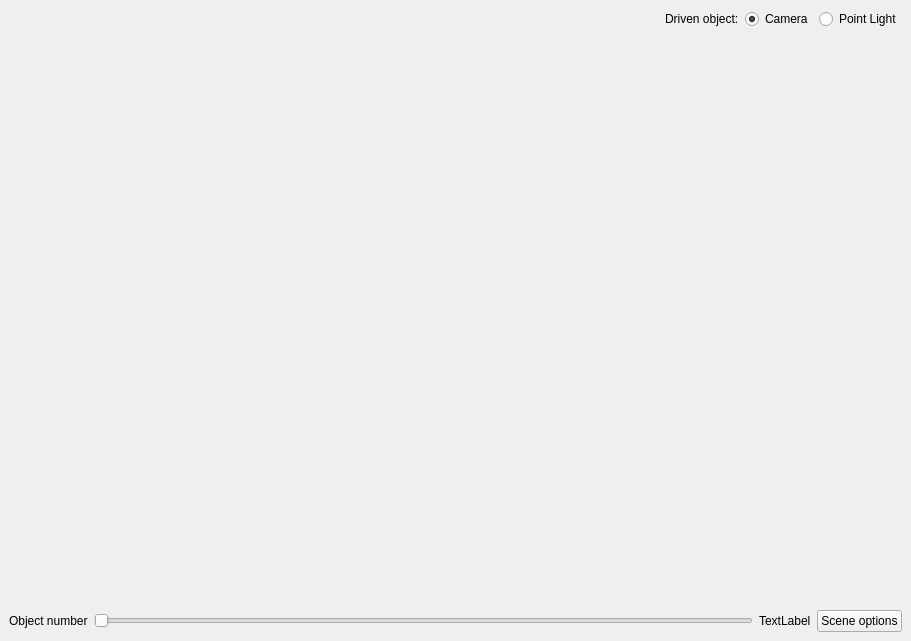
<?xml version="1.0" encoding="UTF-8"?>
<ui version="4.0">
 <class>MainWindow</class>
 <widget class="QMainWindow" name="MainWindow">
  <property name="geometry">
   <rect>
    <x>0</x>
    <y>0</y>
    <width>911</width>
    <height>641</height>
   </rect>
  </property>
  <property name="minimumSize">
   <size>
    <width>640</width>
    <height>640</height>
   </size>
  </property>
  <property name="windowTitle">
   <string>MainWindow</string>
  </property>
  <widget class="QWidget" name="centralwidget">
   <property name="styleSheet">
    <string notr="true">QPushButton{}</string>
   </property>
   <layout class="QVBoxLayout" name="verticalLayout">
    <item>
     <layout class="QHBoxLayout" name="horizontalLayout_4">
      <item>
       <spacer name="horizontalSpacer">
        <property name="orientation">
         <enum>Qt::Horizontal</enum>
        </property>
        <property name="sizeHint" stdset="0">
         <size>
          <width>40</width>
          <height>20</height>
         </size>
        </property>
       </spacer>
      </item>
      <item>
       <widget class="QLabel" name="label_3">
        <property name="text">
         <string>Driven object:</string>
        </property>
       </widget>
      </item>
      <item>
       <layout class="QHBoxLayout" name="horizontalLayout_3">
        <item>
         <widget class="QRadioButton" name="CameraButton">
          <property name="text">
           <string>Camera</string>
          </property>
          <property name="checked">
           <bool>true</bool>
          </property>
         </widget>
        </item>
        <item>
         <widget class="QRadioButton" name="radioButton_2">
          <property name="text">
           <string>Point Light</string>
          </property>
         </widget>
        </item>
       </layout>
      </item>
     </layout>
    </item>
    <item>
     <widget class="SceneWidget" name="Scene" native="true">
      <property name="sizePolicy">
       <sizepolicy hsizetype="Expanding" vsizetype="Expanding">
        <horstretch>0</horstretch>
        <verstretch>0</verstretch>
       </sizepolicy>
      </property>
      <property name="minimumSize">
       <size>
        <width>640</width>
        <height>480</height>
       </size>
      </property>
      <property name="focusPolicy">
       <enum>Qt::StrongFocus</enum>
      </property>
     </widget>
    </item>
    <item>
     <layout class="QHBoxLayout" name="horizontalLayout">
      <item>
       <widget class="QLabel" name="label_2">
        <property name="text">
         <string>Object number</string>
        </property>
       </widget>
      </item>
      <item>
       <widget class="QSlider" name="horizontalSlider">
        <property name="orientation">
         <enum>Qt::Horizontal</enum>
        </property>
       </widget>
      </item>
      <item>
       <widget class="QLabel" name="label">
        <property name="text">
         <string>TextLabel</string>
        </property>
       </widget>
      </item>
      <item>
       <widget class="QPushButton" name="SceneOptionsButton">
        <property name="text">
         <string>Scene options</string>
        </property>
       </widget>
      </item>
     </layout>
    </item>
   </layout>
  </widget>
 </widget>
 <customwidgets>
  <customwidget>
   <class>SceneWidget</class>
   <extends>QWidget</extends>
   <header>scenewidget.hpp</header>
   <container>1</container>
   <slots>
    <slot>callOptionsDialog()</slot>
    <slot>selectCamera()</slot>
    <slot>selectPointLight()</slot>
   </slots>
  </customwidget>
 </customwidgets>
 <resources/>
 <connections>
  <connection>
   <sender>CameraButton</sender>
   <signal>clicked()</signal>
   <receiver>Scene</receiver>
   <slot>selectCamera()</slot>
   <hints>
    <hint type="sourcelabel">
     <x>763</x>
     <y>26</y>
    </hint>
    <hint type="destinationlabel">
     <x>724</x>
     <y>147</y>
    </hint>
   </hints>
  </connection>
  <connection>
   <sender>radioButton_2</sender>
   <signal>clicked()</signal>
   <receiver>Scene</receiver>
   <slot>selectPointLight()</slot>
   <hints>
    <hint type="sourcelabel">
     <x>840</x>
     <y>24</y>
    </hint>
    <hint type="destinationlabel">
     <x>824</x>
     <y>77</y>
    </hint>
   </hints>
  </connection>
 </connections>
 <slots>
  <slot>callColorDialog()</slot>
 </slots>
</ui>
